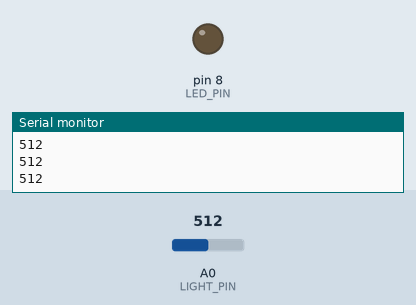
This sketch was run on a simulated Arduino Uno, built with avr-gcc and run on an emulated ATmega328P. Parts: output pins drawn as LEDs (lit = HIGH), the last lines printed to the serial monitor. The inputs (shaded band) are chosen by the test bench; at power-on: A0 (LIGHT_PIN) = 512.

Above: at 1.2 s.
1.3 s: A0 (LIGHT_PIN) set to 687
2.8 s: A0 (LIGHT_PIN) set to 710
At 3.6 s:
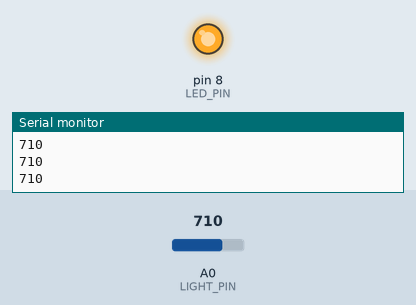
4.3 s: A0 (LIGHT_PIN) set to 690
At 5.0 s:
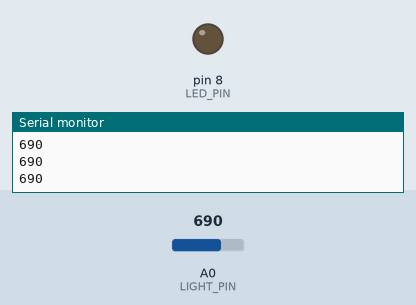
5.8 s: A0 (LIGHT_PIN) set to 716
At 6.3 s:
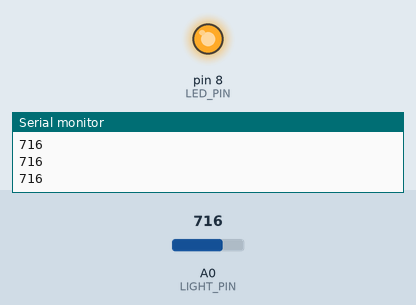
Timing chart, 0 to 8.3 s (numbered marks = the images above; inputs shaded):
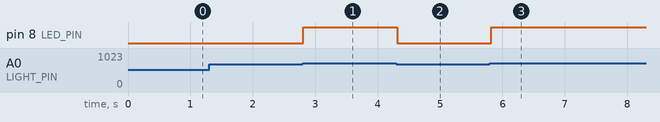

The sketch:

P06_Night_Guard.ino
```cpp
// Project 6: Night Guard
// Turns the light on automatically when the room gets dark.
// Open the Serial Monitor (9600 baud) to watch the light numbers
// and tune DARK_LEVEL for your room.

const int LIGHT_PIN = A0;
const int LED_PIN = 8;
const int DARK_LEVEL = 700;   // bigger = darker. Tune it for your room!

void setup() {
  pinMode(LED_PIN, OUTPUT);
  Serial.begin(9600);
}

void loop() {
  int light = analogRead(LIGHT_PIN);   // 0 to 1023 (darker = bigger)
  Serial.println(light);

  if (light > DARK_LEVEL) {
    digitalWrite(LED_PIN, HIGH);       // it's dark - guard on!
  } else {
    digitalWrite(LED_PIN, LOW);        // it's bright - guard sleeps
  }
  delay(100);
}
```

Measured:
- the behaviour switches between 700 and 701 on A0 (LIGHT_PIN) (found by bisection; images 0 and 1)
- after the input at 2.8 s, pin 8 (LED_PIN): LOW → HIGH at once
- after the input at 4.3 s, pin 8 (LED_PIN): HIGH → LOW at once
- after the input at 5.8 s, pin 8 (LED_PIN): LOW → HIGH at once
